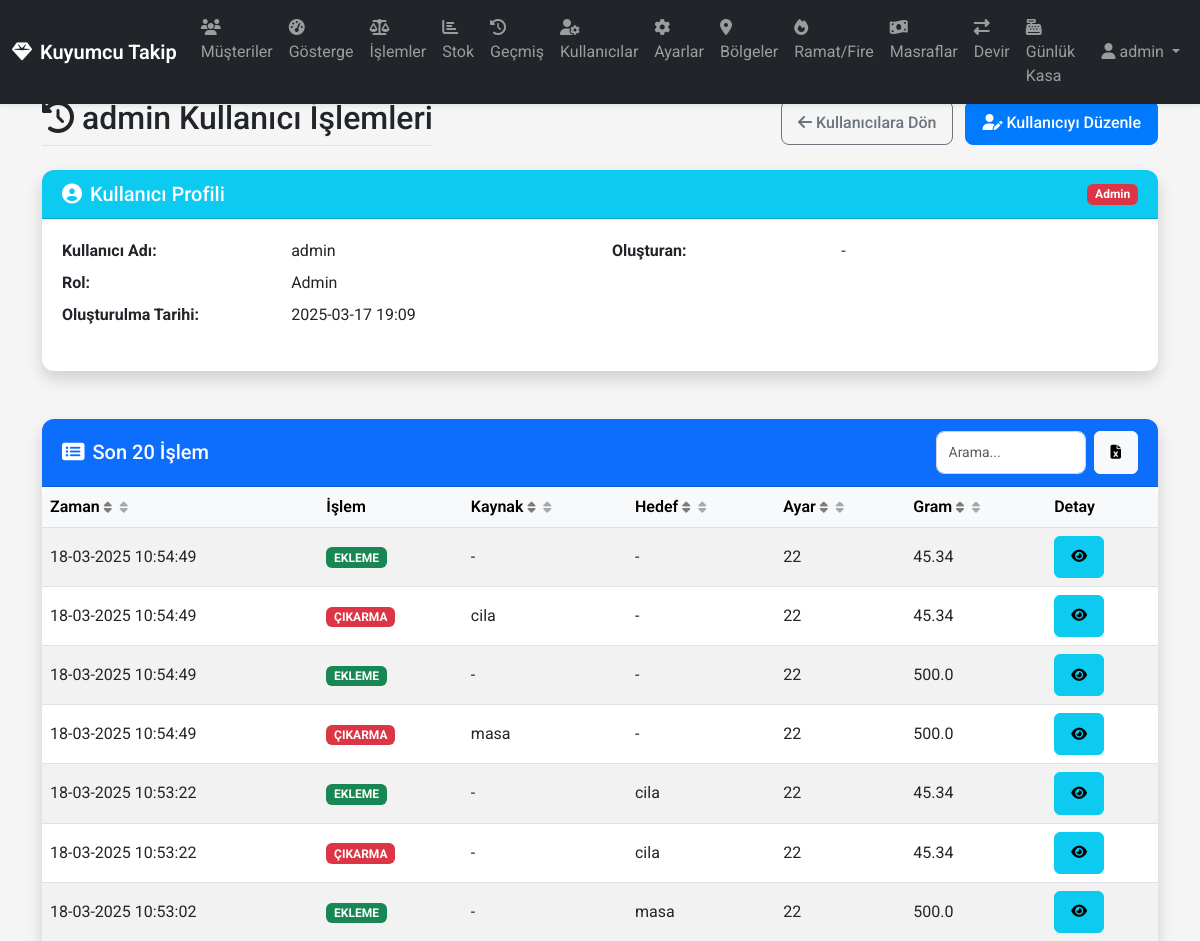
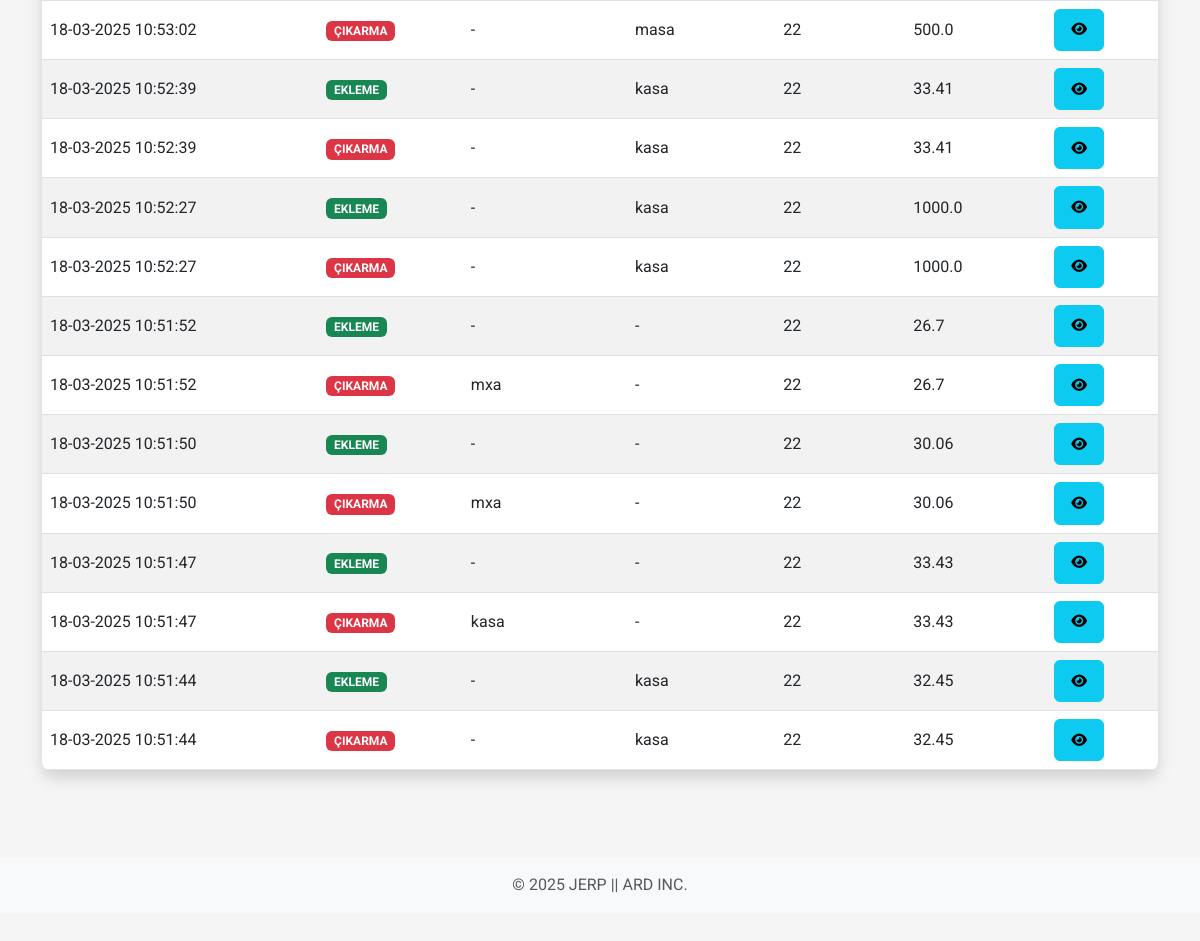
/users/1/operations (signed in), run on an earlier commit of the app's database (2 pictures, top to bottom).
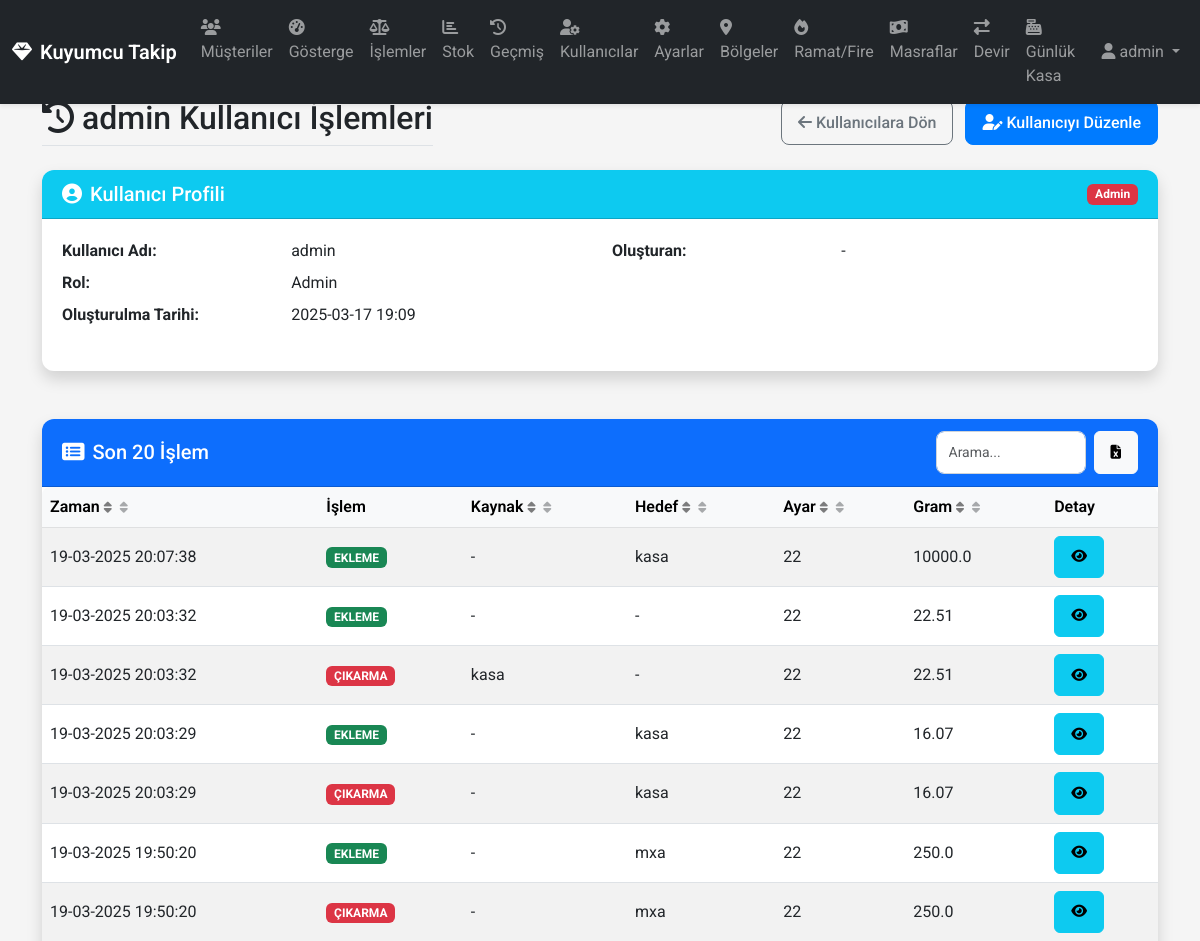
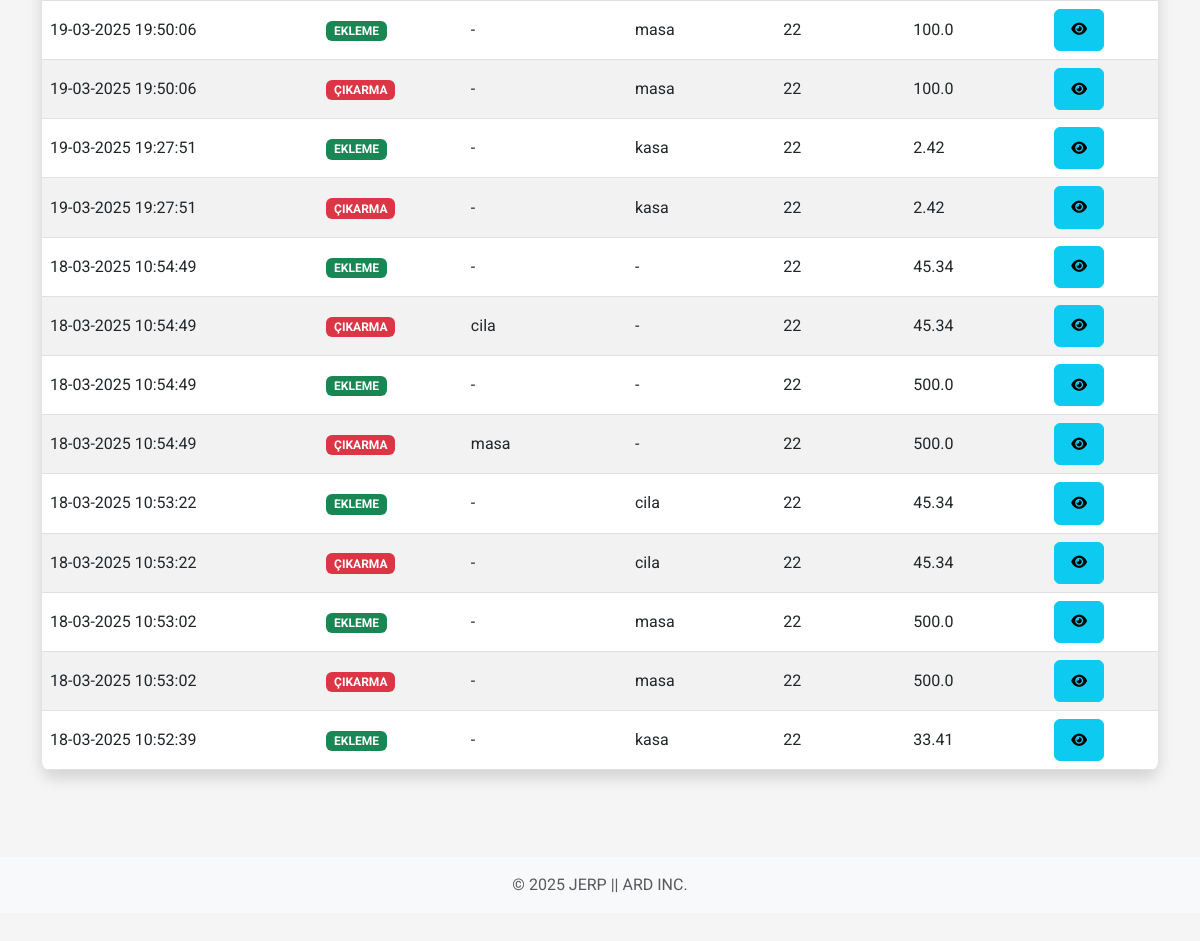
And on a later commit of the database (2 pictures, top to bottom).
### app/models/database.py (models this page shows, shortened)
class Operation(db.Model):
    __tablename__ = 'operations'
    id = db.Column(db.Integer, primary_key=True)
    timestamp = db.Column(db.DateTime, default=datetime.utcnow, nullable=False)
    operation_type = db.Column(db.String(20), nullable=False)
    user_id = db.Column(db.Integer, db.ForeignKey('users.id'))
    source_region_id = db.Column(db.Integer, db.ForeignKey('regions.id'))
    target_region_id = db.Column(db.Integer, db.ForeignKey('regions.id'))
    setting_id = db.Column(db.Integer, db.ForeignKey('settings.id'), nullable=False)
    gram = db.Column(db.Float, nullable=False)
    source_region = db.relationship('Region', foreign_keys=[source_region_id])
    target_region = db.relationship('Region', foreign_keys=[target_region_id])
    setting = db.relationship('Setting')
    user = db.relationship('User', backref=db.backref('operations', lazy='dynamic'))

class Setting(db.Model):
    __tablename__ = 'settings'
    id = db.Column(db.Integer, primary_key=True)
    name = db.Column(db.String(10), unique=True, nullable=False)
    purity_per_thousand = db.Column(db.Integer, nullable=False, default=916)  # Varsayılan değer 22 ayar için

class Region(db.Model):
    __tablename__ = 'regions'
    id = db.Column(db.Integer, primary_key=True)
    name = db.Column(db.String(20), unique=True, nullable=False)
    is_active = db.Column(db.Boolean, default=True)  # Bölgenin aktif/silindi durumu
    is_default = db.Column(db.Boolean, default=False)  # Varsayılan bölge mi?
    created_at = db.Column(db.DateTime, default=datetime.utcnow)

### app/routes/views.py (the view)
@main_bp.route('/users/<int:user_id>/operations')
@login_required
def user_operations(user_id):
    user = User.query.get_or_404(user_id)
    if not current_user.has_role('manager') and current_user.id != user_id:
        flash('Bu sayfaya erişim yetkiniz yok!', 'danger')
        return redirect(url_for('main.dashboard'))
    operations = Operation.query.filter_by(user_id=user_id).order_by(Operation.timestamp.desc()).limit(20).all()
    return render_template('user_operations.html', user=user, operations=operations)

### app/models/database.py (called while the page is built)
    def has_role(self, role):
        if self.is_admin:
            return True
        if role == 'manager' and self.role == 'manager':
            return True
        if role == 'staff' and (self.role == 'manager' or self.role == 'staff'):
            return True
        return False

### app/routes/views.py (called while the page is built)
@login_manager.user_loader
def load_user(user_id):
    return User.query.get(int(user_id))

### app/templates/user_operations.html (shortened to what the changed rows need)
{% extends 'base.html' %}
{% block content %}
<div class="row mb-4">
    <div class="col">
        <div class="d-flex justify-content-between align-items-center flex-wrap">
            <h2 class="border-bottom pb-2 mb-0">
                <i class="fas fa-history me-2"></i>{{ user.username }} Kullanıcı İşlemleri
            </h2>
        </div>
    </div>
</div>
<div class="row">
    <div class="col-12">
        <div class="card shadow">
            <div class="card-body p-0">
                <div class="table-responsive">
                    <table class="table table-hover table-striped mb-0 table-sortable" id="operations-table">
                        <thead class="table-light">
                            <tr>
                                <th class="sortable" data-sort="date">Zaman <i class="fas fa-sort"></i></th>
                                <th>İşlem</th>
                                <th class="sortable" data-sort="source">Kaynak <i class="fas fa-sort"></i></th>
                                <th class="sortable" data-sort="target">Hedef <i class="fas fa-sort"></i></th>
                                <th class="sortable" data-sort="setting">Ayar <i class="fas fa-sort"></i></th>
                                <th class="sortable" data-sort="gram">Gram <i class="fas fa-sort"></i></th>
                                <th>Detay</th>
                            </tr>
                        </thead>
                        <tbody>
                            {% for operation in operations %}
                            <tr>
                                <td data-label="Zaman">{{ operation.timestamp.strftime('%d-%m-%Y %H:%M:%S') }}</td>
                                <td data-label="İşlem">
                                    <span class="badge {% if operation.operation_type == 'ADD' %}bg-success{% else %}bg-danger{% endif %}">
                                        {{ 'EKLEME' if operation.operation_type == 'ADD' else 'ÇIKARMA' }}
                                    </span>
                                </td>
                                <td data-label="Kaynak">{{ operation.source_region.name if operation.source_region else "-" }}</td>
                                <td data-label="Hedef">{{ operation.target_region.name if operation.target_region else "-" }}</td>
                                <td data-label="Ayar">{{ operation.setting.name }}</td>
                                <td data-label="Gram">{{ operation.gram }}</td>
                                <td data-label="Detay">
                                    <button class="btn btn-sm btn-info show-details"
                                            data-bs-toggle="modal"
                                            data-bs-target="#operationDetailModal"
                                            data-time="{{ operation.timestamp.strftime('%d-%m-%Y %H:%M:%S') }}"
                                            data-operation="{{ 'Ekleme' if operation.operation_type == 'ADD' else 'Çıkarma' }}"
                                            data-source="{{ operation.source_region.name if operation.source_region else '-' }}"
                                            data-target="{{ operation.target_region.name if operation.target_region else '-' }}"
                                            data-setting="{{ operation.setting.name }}"
                                            data-gram="{{ operation.gram }}">
                                        <i class="fas fa-eye"></i>
                                    </button>
                                </td>
                            </tr>
                            {% endfor %}
                        </tbody>
                    </table>
                </div>
            </div>
        </div>
    </div>
</div>
{% endblock %}

What changed in the data, as far as the page shows it:
no longer on this page (row unchanged): Operation: timestamp "18-03-2025 10:52:39", operation_type "ÇIKARMA", source_region "-", target_region "kasa", setting.name "22", gram "33.41"
no longer on this page (row unchanged): Operation: timestamp "18-03-2025 10:52:27", operation_type "EKLEME", source_region "-", target_region "kasa", setting.name "22", gram "1000.0"
no longer on this page (row unchanged): Operation: timestamp "18-03-2025 10:52:27", operation_type "ÇIKARMA", source_region "-", target_region "kasa", setting.name "22", gram "1000.0"
no longer on this page (row unchanged): Operation: timestamp "18-03-2025 10:51:52", operation_type "EKLEME", source_region "-", target_region "-", setting.name "22", gram "26.7"
no longer on this page (row unchanged): Operation: timestamp "18-03-2025 10:51:52", operation_type "ÇIKARMA", source_region "mxa", target_region "-", setting.name "22", gram "26.7"
no longer on this page (row unchanged): Operation: timestamp "18-03-2025 10:51:50", operation_type "EKLEME", source_region "-", target_region "-", setting.name "22", gram "30.06"
no longer on this page (row unchanged): Operation: timestamp "18-03-2025 10:51:50", operation_type "ÇIKARMA", source_region "mxa", target_region "-", setting.name "22", gram "30.06"
no longer on this page (row unchanged): Operation: timestamp "18-03-2025 10:51:47", operation_type "EKLEME", source_region "-", target_region "-", setting.name "22", gram "33.43"
no longer on this page (row unchanged): Operation: timestamp "18-03-2025 10:51:47", operation_type "ÇIKARMA", source_region "kasa", target_region "-", setting.name "22", gram "33.43"
no longer on this page (row unchanged): Operation: timestamp "18-03-2025 10:51:44", operation_type "EKLEME", source_region "-", target_region "kasa", setting.name "22", gram "32.45"
no longer on this page (row unchanged): Operation: timestamp "18-03-2025 10:51:44", operation_type "ÇIKARMA", source_region "-", target_region "kasa", setting.name "22", gram "32.45"
added Operation: timestamp "19-03-2025 20:07:38", operation_type "EKLEME", source_region "-", target_region "kasa", setting.name "22", gram "10000.0"
added Operation: timestamp "19-03-2025 20:03:32", operation_type "EKLEME", source_region "-", target_region "-", setting.name "22", gram "22.51"
added Operation: timestamp "19-03-2025 20:03:32", operation_type "ÇIKARMA", source_region "kasa", target_region "-", setting.name "22", gram "22.51"
added Operation: timestamp "19-03-2025 20:03:29", operation_type "EKLEME", source_region "-", target_region "kasa", setting.name "22", gram "16.07"
added Operation: timestamp "19-03-2025 20:03:29", operation_type "ÇIKARMA", source_region "-", target_region "kasa", setting.name "22", gram "16.07"
added Operation: timestamp "19-03-2025 19:50:20", operation_type "EKLEME", source_region "-", target_region "mxa", setting.name "22", gram "250.0"
added Operation: timestamp "19-03-2025 19:50:20", operation_type "ÇIKARMA", source_region "-", target_region "mxa", setting.name "22", gram "250.0"
added Operation: timestamp "19-03-2025 19:50:06", operation_type "EKLEME", source_region "-", target_region "masa", setting.name "22", gram "100.0"
added Operation: timestamp "19-03-2025 19:50:06", operation_type "ÇIKARMA", source_region "-", target_region "masa", setting.name "22", gram "100.0"
added Operation: timestamp "19-03-2025 19:27:51", operation_type "EKLEME", source_region "-", target_region "kasa", setting.name "22", gram "2.42"
added Operation: timestamp "19-03-2025 19:27:51", operation_type "ÇIKARMA", source_region "-", target_region "kasa", setting.name "22", gram "2.42"
